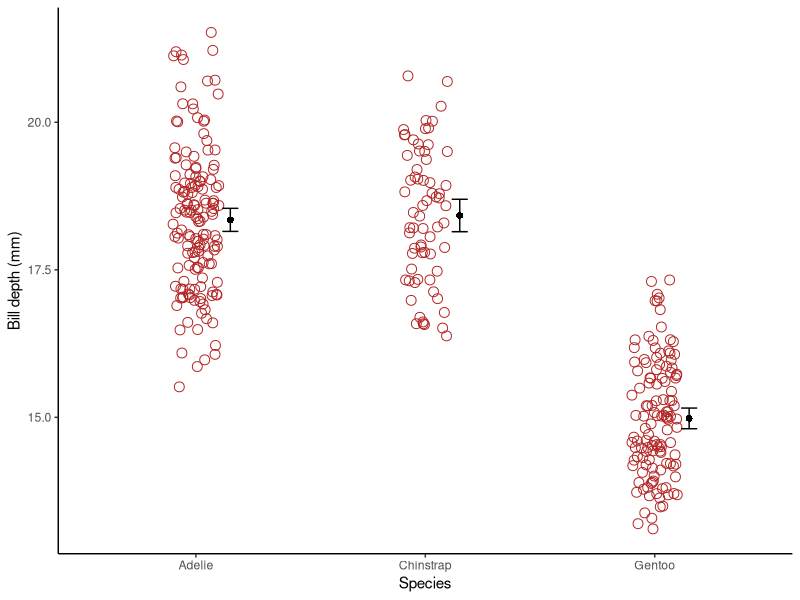

The R script that drew this image:
## ---- chunk 1
knitr::opts_chunk$set(echo = TRUE)
## ---- chunk 2
sessionInfo()
## ---- chunk 3
library(ggplot2)
library(tidyverse)
library(palmerpenguins)
library(kableExtra)
## ---- chunk 4
penguin.stats <- penguins %>% 
  group_by(species) %>% 
  summarise(mean.bill.depth = mean(bill_depth_mm, na.rm = T), 
            confint.low.bill.depth = t.test(bill_depth_mm, na.rm = T, 
                                            conf.level = 0.95)$conf.int[1],
            confint.hi.bill.depth = t.test(bill_depth_mm, na.rm = T, 
                                           conf.level = 0.95)$conf.int[2],
            count.bill.depth = sum(!is.na(bill_depth_mm)))
## ---- chunk 5
options(knitr.kable.NA = '') # suppress showing NA values in table
kable(penguin.stats, format = "html", 
      caption = "Table 1: Summary statistics for the penguin species.", 
      digits = c(0, 2, 3, 3, 0), 
      align = "rrrrr") %>%
  kable_styling(position = "left")
## ---- chunk 6
# call the lower and upper confidence limits "ymin" and "ymax" respectively
confint.fun.ttest <- function(x, conf = 0.95){
  return(data.frame(Mean = mean(x, na.rm = T),
                    ymin  = t.test(x, conf.level = conf)$conf.int[1],
                    ymax = t.test(x, conf.level = conf)$conf.int[2]))}
## ---- chunk 7
penguins.stripchart <- penguins %>% 
  ggplot(aes(x = species, y = bill_depth_mm)) +
    geom_jitter(color = "firebrick", size = 3, shape = 1, width = 0.1)
## ---- chunk 8
penguins.stripchart.bars <- penguins.stripchart + 
stat_summary(fun.data = confint.fun.ttest, geom = "errorbar", 
                 colour = "black", width = 0.07, 
             position = position_nudge(x = 0.15))
## ---- chunk 9
penguins.stripchart.bars.mean <- penguins.stripchart.bars + 
  stat_summary(fun = mean, geom = "point", size = 2, shape = 16, 
               position = position_nudge(x = 0.15)) + 
    labs(x = "Species", y = "Bill depth (mm)") + 
    theme_classic()
## ---- chunk 10
penguins.stripchart.bars.mean
